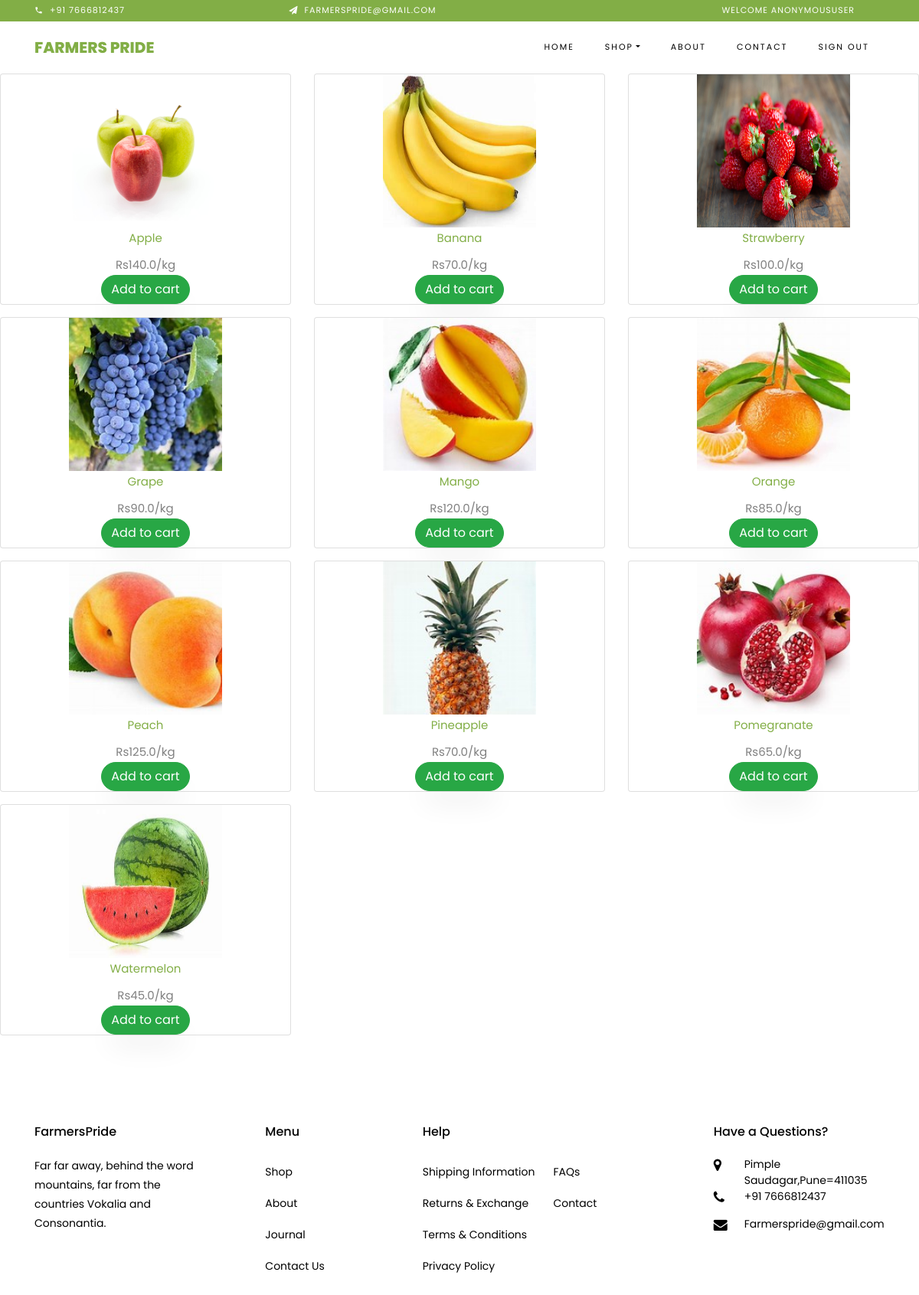
The page /showproducts/fruits on the database its author committed.
### shop/models.py (models this page shows, shortened)
class Product(models.Model):
    product_name=models.CharField(max_length=20,unique=True)
    price=models.FloatField()
    images=models.ImageField(upload_to='images')
    stock=models.IntegerField()
    is_avialable=models.BooleanField(default=True)
    category=models.ForeignKey(Category,on_delete=models.CASCADE)
    created_date=models.DateTimeField(auto_now_add=True)
    modified_date=models.DateTimeField(auto_now=True)
    slug = models.SlugField(max_length=200, unique=True)

### shop/views.py (the view)
# urls.py: path('showproducts/<slug:category>', showproducts),
def showproducts(request, category=None):
    if category:
        categories = get_object_or_404(Category, slug=category)
        product1 = Product.objects.all()
        product = product1.filter(category=categories)
        return render(request, 'Product_details.html', {'product': product})

### templates/Product_details.html
{% extends './base.html'%}
{% block content %}
{% load static %}
<div class="row" style="text-align: center;">
    {% for p in product %}
	<div class="col-sm-4">
		<figure class="card card-product-grid">
			<div class="img-wrap" >
				<a href="{{ p.get_url }}"><img src="{{ p.images.url }}" style="height:200px;width:200px;"></a>
			</div>
			<figcaption class="info-wrap">
				<div class="fix-height">
					<a href="{{ p.get_url }}" class="title">{{ p.product_name }}</a>
					<div class="price-wrap mt-2">
						<span class="price">Rs{{ p.price }}/kg</span>
					</div>
				</div>
				<a href="/add_cart/{{p.id}}" class="btn btn-success">Add to cart </a>
			</figcaption>
		</figure>
	</div>
    {% endfor %}
</div>
{% endblock %}

### templates/base.html (shortened to what this page needs)
<!DOCTYPE html>
{% block header %}
{% load static %}
<html lang="en">
  <head>
    <link rel="stylesheet" href="{% static 'css/open-iconic-bootstrap.min.css' %}" rel="stylesheet">
    <link rel="stylesheet" href="{% static 'css/animate.css' %}">
    <link rel="stylesheet" href="{% static 'css/owl.carousel.min.css' %}">
    <link rel="stylesheet" href="{% static 'css/owl.theme.default.min.css' %}">
    <link rel="stylesheet" href="{% static 'css/magnific-popup.css' %}">
    <link rel="stylesheet" href="{% static 'css/aos.css' %}">
    <link rel="stylesheet" href="{% static 'css/ionicons.min.css' %}">
    <link rel="stylesheet" href="{% static 'css/bootstrap-datepicker.css' %}">
    <link rel="stylesheet" href="{% static 'css/jquery.timepicker.css' %}">
    <link rel="stylesheet" href="{% static 'css/flaticon.css' %}">
    <link rel="stylesheet" href="{% static 'css/icomoon.css' %}">
    <link rel="stylesheet" href="{% static 'css/style.css' %}">
  </head>
  <body class="goto-here">
		<div class="py-1 bg-primary">
    	<div class="container">
    		<div class="row no-gutters d-flex align-items-start align-items-center px-md-0">
	    		<div class="col-lg-12 d-block">
		    		<div class="row d-flex">
		    			<div class="col-md pr-4 d-flex topper align-items-center">
					    	<div class="icon mr-2 d-flex justify-content-center align-items-center"><span class="icon-phone2"></span></div>
						    <span class="text">+91 7666812437</span>
					    </div>
					    <div class="col-md pr-4 d-flex topper align-items-center">
					    	<div class="icon mr-2 d-flex justify-content-center align-items-center"><span class="icon-paper-plane"></span></div>
						    <span class="text">farmerspride@gmail.com</span>
					    </div>
                        <div class="col-md-5 pr-4 d-flex topper align-items-center text-lg-right">
						    <span class="text">Welcome {{user}}</span>
					    </div>
				    </div>
			    </div>
		    </div>
		  </div>
    </div>
    <nav class="navbar navbar-expand-lg navbar-dark ftco_navbar bg-dark ftco-navbar-light" id="ftco-navbar">
	    <div class="container">
	      <a class="navbar-brand" href="{% url 'home' %}">Farmers Pride</a>
	      <div class="collapse navbar-collapse" id="ftco-nav">
	        <ul class="navbar-nav ml-auto">
	          <li class="nav-item active"><a href="{% url 'home' %}" class="nav-link">Home</a></li>
	          <li class="nav-item dropdown">
              <a class="nav-link dropdown-toggle" href="#" id="dropdown04" data-toggle="dropdown" aria-haspopup="true" aria-expanded="false">Shop</a>
            </li>
	          <li class="nav-item"><a href="{% url 'about' %}" class="nav-link">About</a></li>
	          <li class="nav-item"><a href="{% url 'contact' %}" class="nav-link">Contact</a></li>
				<li class="nav-item"><a href="{% url 'signout' %}" class="nav-link">sign out</a></li>
	        </ul>
	      </div>
	    </div>
	  </nav>
		{% endblock %}
		{% block content %}{% endblock %}
		{% block footer %}
    <footer class="ftco-footer ftco-section">
      <div class="container">
        <div class="row mb-5">
          <div class="col-md">
            <div class="ftco-footer-widget mb-4">
              <h2 class="ftco-heading-2">FarmersPride</h2>
              <p>Far far away, behind the word mountains, far from the countries Vokalia and Consonantia.</p>
              <ul class="ftco-footer-social list-unstyled float-md-left float-lft mt-5">
              </ul>
            </div>
          </div>
          <div class="col-md">
            <div class="ftco-footer-widget mb-4 ml-md-5">
              <h2 class="ftco-heading-2">Menu</h2>
              <ul class="list-unstyled">
                <li><a href="#" class="py-2 d-block">Shop</a></li>
                <li><a href="#" class="py-2 d-block">About</a></li>
                <li><a href="#" class="py-2 d-block">Journal</a></li>
                <li><a href="#" class="py-2 d-block">Contact Us</a></li>
              </ul>
            </div>
          </div>
          <div class="col-md-4">
             <div class="ftco-footer-widget mb-4">
              <h2 class="ftco-heading-2">Help</h2>
              <div class="d-flex">
	              <ul class="list-unstyled mr-l-5 pr-l-3 mr-4">
	                <li><a href="#" class="py-2 d-block">Shipping Information</a></li>
	                <li><a href="#" class="py-2 d-block">Returns &amp; Exchange</a></li>
	                <li><a href="#" class="py-2 d-block">Terms &amp; Conditions</a></li>
	                <li><a href="#" class="py-2 d-block">Privacy Policy</a></li>
	              </ul>
	              <ul class="list-unstyled">
	                <li><a href="#" class="py-2 d-block">FAQs</a></li>
	                <li><a href="#" class="py-2 d-block">Contact</a></li>
	              </ul>
	            </div>
            </div>
          </div>
          <div class="col-md">
            <div class="ftco-footer-widget mb-4">
            	<h2 class="ftco-heading-2">Have a Questions?</h2>
            	<div class="block-23 mb-3">
	              <ul>
	                <li><span class="icon icon-map-marker"></span><span class="text">Pimple Saudagar,Pune=411035</span></li>
	                <li><a href="#"><span class="icon icon-phone"></span><span class="text">+91 7666812437</span></a></li>
	                <li><a href="#"><span class="icon icon-envelope"></span><span class="text">Farmerspride@gmail.com</span></a></li>
	              </ul>
	            </div>
            </div>
          </div>
        </div>
      </div>
    </footer>
  </body>
</html>
{% endblock %}

### FarmersPride/static/css/icomoon.css (style rules this page uses)
[class^="icon-"], [class*=" icon-"] { font-family: 'icomoon' !important; speak: none; font-style: normal; font-weight: normal; font-variant: normal; text-transform: none; line-height: 1; -webkit-font-smoothing: antialiased; -moz-osx-font-smoothing: grayscale; }
.icon-map-marker:before { content: "\f041"; }
.icon-phone:before { content: "\f095"; }
.icon-envelope:before { content: "\f0e0"; }
.icon-paper-plane:before { content: "\f1d8"; }
.icon-phone2:before { content: "\e0cd"; }

### rows shown on the page
Product: images (picture), product_name "Apple", price "140.0"
Product: images (picture), product_name "Banana", price "70.0"
Product: images (picture), product_name "Strawberry", price "100.0"
Product: images (picture), product_name "Grape", price "90.0"
Product: images (picture), product_name "Mango", price "120.0"
Product: images (picture), product_name "Orange", price "85.0"
Product: images (picture), product_name "Peach", price "125.0"
Product: images (picture), product_name "Pineapple", price "70.0"
Product: images (picture), product_name "Pomegranate", price "65.0"
Product: images (picture), product_name "Watermelon", price "45.0"

### other values the page prints
{{ user }} "ANONYMOUSUSER"
